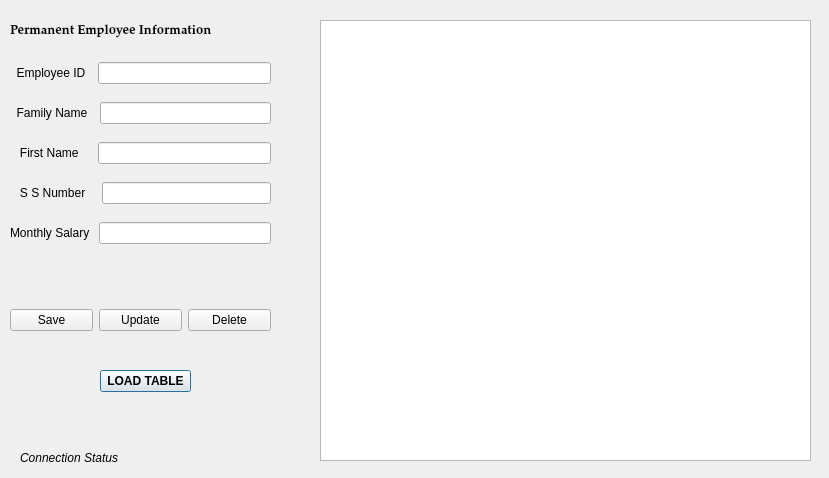
<?xml version="1.0" encoding="UTF-8"?>
<ui version="4.0">
 <class>N1_permanent</class>
 <widget class="QDialog" name="N1_permanent">
  <property name="geometry">
   <rect>
    <x>0</x>
    <y>0</y>
    <width>829</width>
    <height>478</height>
   </rect>
  </property>
  <property name="windowTitle">
   <string>Dialog</string>
  </property>
  <widget class="QLabel" name="permanent_connLabel">
   <property name="geometry">
    <rect>
     <x>20</x>
     <y>450</y>
     <width>201</width>
     <height>16</height>
    </rect>
   </property>
   <property name="font">
    <font>
     <italic>true</italic>
    </font>
   </property>
   <property name="text">
    <string>Connection Status</string>
   </property>
  </widget>
  <widget class="QTableView" name="tableView_permanent">
   <property name="geometry">
    <rect>
     <x>320</x>
     <y>20</y>
     <width>491</width>
     <height>441</height>
    </rect>
   </property>
  </widget>
  <widget class="QLabel" name="permanent_headingLabel">
   <property name="geometry">
    <rect>
     <x>10</x>
     <y>20</y>
     <width>281</width>
     <height>21</height>
    </rect>
   </property>
   <property name="font">
    <font>
     <family>Palatino Linotype</family>
     <pointsize>10</pointsize>
     <weight>75</weight>
     <bold>true</bold>
    </font>
   </property>
   <property name="text">
    <string>Permanent Employee Information</string>
   </property>
  </widget>
  <widget class="QPushButton" name="permanent_loadButton">
   <property name="geometry">
    <rect>
     <x>100</x>
     <y>370</y>
     <width>91</width>
     <height>22</height>
    </rect>
   </property>
   <property name="font">
    <font>
     <weight>75</weight>
     <bold>true</bold>
    </font>
   </property>
   <property name="text">
    <string>LOAD TABLE</string>
   </property>
  </widget>
  <widget class="QWidget" name="">
   <property name="geometry">
    <rect>
     <x>10</x>
     <y>50</y>
     <width>261</width>
     <height>211</height>
    </rect>
   </property>
   <layout class="QVBoxLayout" name="verticalLayout">
    <item>
     <layout class="QHBoxLayout" name="horizontalLayout_5">
      <item>
       <widget class="QLabel" name="label">
        <property name="text">
         <string>  Employee ID  </string>
        </property>
       </widget>
      </item>
      <item>
       <widget class="QLineEdit" name="lineEdit_employID"/>
      </item>
     </layout>
    </item>
    <item>
     <layout class="QHBoxLayout" name="horizontalLayout_4">
      <item>
       <widget class="QLabel" name="label_2">
        <property name="text">
         <string>  Family Name  </string>
        </property>
       </widget>
      </item>
      <item>
       <widget class="QLineEdit" name="lineEdit_famName"/>
      </item>
     </layout>
    </item>
    <item>
     <layout class="QHBoxLayout" name="horizontalLayout_3">
      <item>
       <widget class="QLabel" name="label_3">
        <property name="text">
         <string>   First Name    </string>
        </property>
       </widget>
      </item>
      <item>
       <widget class="QLineEdit" name="lineEdit_fstName"/>
      </item>
     </layout>
    </item>
    <item>
     <layout class="QHBoxLayout" name="horizontalLayout_2">
      <item>
       <widget class="QLabel" name="label_4">
        <property name="text">
         <string>   S S Number   </string>
        </property>
       </widget>
      </item>
      <item>
       <widget class="QLineEdit" name="lineEdit_SSN"/>
      </item>
     </layout>
    </item>
    <item>
     <layout class="QHBoxLayout" name="horizontalLayout">
      <item>
       <widget class="QLabel" name="label_5">
        <property name="text">
         <string>Monthly Salary </string>
        </property>
       </widget>
      </item>
      <item>
       <widget class="QLineEdit" name="lineEdit_salary"/>
      </item>
     </layout>
    </item>
   </layout>
  </widget>
  <widget class="QWidget" name="">
   <property name="geometry">
    <rect>
     <x>10</x>
     <y>300</y>
     <width>261</width>
     <height>41</height>
    </rect>
   </property>
   <layout class="QHBoxLayout" name="horizontalLayout_6">
    <item>
     <widget class="QPushButton" name="permanent_saveButton">
      <property name="text">
       <string>Save</string>
      </property>
     </widget>
    </item>
    <item>
     <widget class="QPushButton" name="permanent_updateButton">
      <property name="text">
       <string>Update</string>
      </property>
     </widget>
    </item>
    <item>
     <widget class="QPushButton" name="permaent_deleteButton">
      <property name="text">
       <string>Delete</string>
      </property>
     </widget>
    </item>
   </layout>
  </widget>
 </widget>
 <resources/>
 <connections/>
</ui>
